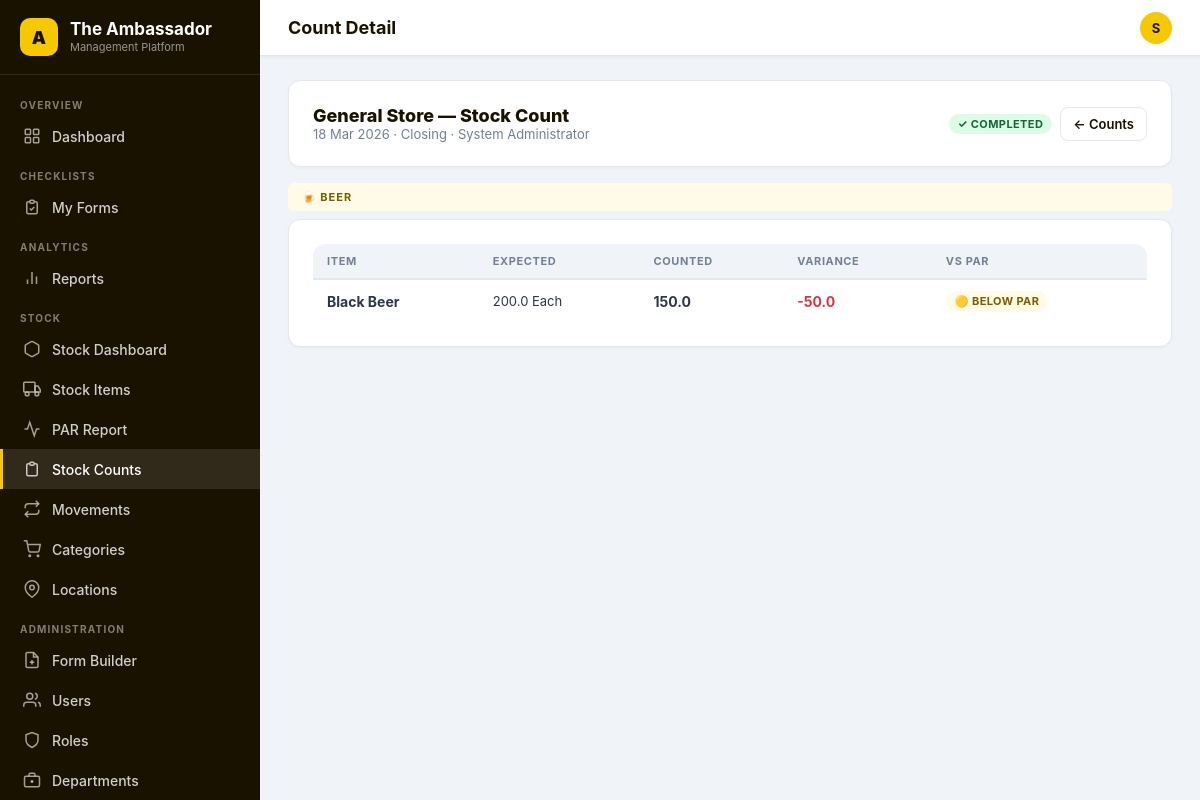
Page /stock/counts/1/ (signed in) on the earlier database version.
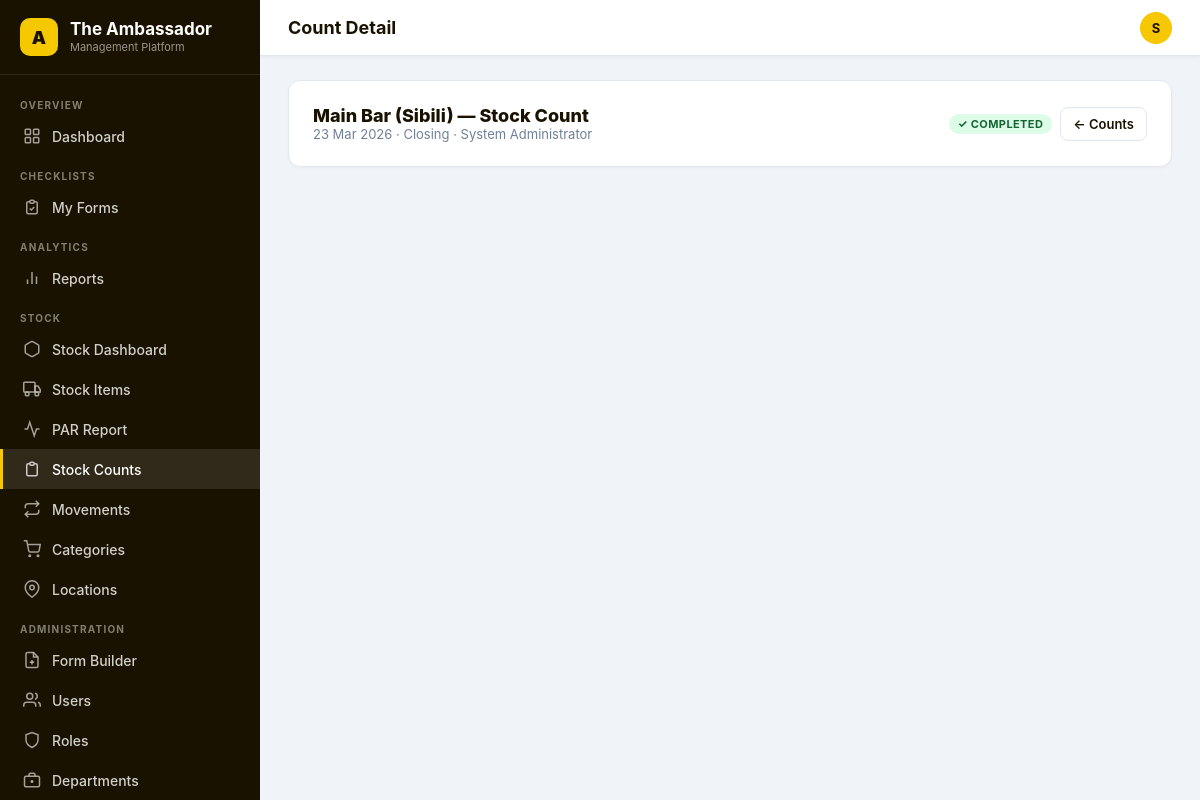
Same page on the later database version.
### stock/models.py (models this page shows, shortened)
class StockCount(models.Model):
    STATUS_DRAFT     = 'draft'
    STATUS_COMPLETED = 'completed'
    STATUS_CHOICES = [
        (STATUS_DRAFT,     'Draft'),
        (STATUS_COMPLETED, 'Completed'),
    ]
    location    = models.ForeignKey(StockLocation, on_delete=models.PROTECT, related_name='counts')
    outlet      = models.ForeignKey(
        'accounts.Outlet', on_delete=models.SET_NULL, null=True, blank=True,
        related_name='stock_counts'
    )
    department  = models.ForeignKey(
        'accounts.Department', on_delete=models.SET_NULL, null=True, blank=True,
        related_name='stock_counts'
    )
    count_date  = models.DateField(default=timezone.now)
    shift       = models.CharField(max_length=10, choices=[('opening','Opening'),('closing','Closing'),('mid','Mid-shift')], default='closing')
    status      = models.CharField(max_length=20, choices=STATUS_CHOICES, default=STATUS_DRAFT)
    conducted_by = models.ForeignKey(settings.AUTH_USER_MODEL, on_delete=models.PROTECT, related_name='stock_counts')
    notes       = models.TextField(blank=True)
    created_at  = models.DateTimeField(auto_now_add=True)
    completed_at = models.DateTimeField(null=True, blank=True)
    class Meta:
        ordering = ['-count_date', '-created_at']

class StockLocation(models.Model):
    name        = models.CharField(max_length=100)
    outlet      = models.ForeignKey(
        'accounts.Outlet', on_delete=models.CASCADE,
        null=True, blank=True, related_name='stock_locations',
        help_text='Which restaurant this storage location belongs to'
    )
    department  = models.ForeignKey(
        'accounts.Department', on_delete=models.SET_NULL,
        null=True, blank=True, related_name='stock_locations'
    )
    description = models.TextField(blank=True)
    is_active   = models.BooleanField(default=True)
    class Meta:
        ordering = ['outlet__order', 'name']
        unique_together = [['outlet', 'name']]
    def __str__(self):
        if self.outlet:
            return f"{self.name} ({self.outlet.short_name})"
        return self.name

class StockCountLine(models.Model):
    count       = models.ForeignKey(StockCount, on_delete=models.CASCADE, related_name='lines')
    item        = models.ForeignKey(StockItem, on_delete=models.PROTECT, related_name='count_lines')
    expected_qty = models.DecimalField(max_digits=10, decimal_places=2, default=0,
                                       help_text='Stock level expected based on last count + deliveries - usage')
    counted_qty  = models.DecimalField(max_digits=10, decimal_places=2, null=True, blank=True)
    variance     = models.DecimalField(max_digits=10, decimal_places=2, null=True, blank=True,
                                       help_text='counted - expected')
    notes        = models.TextField(blank=True)
    class Meta:
        ordering = ['item__category__name', 'item__name']
        unique_together = ['count', 'item']
    @property
    def variance_status(self):
        if self.variance is None:
            return 'pending'
        if self.variance < -1:
            return 'shortage'
        if self.variance > 1:
            return 'surplus'
        return 'ok'
    @property
    def below_par(self):
        if self.counted_qty is None:
            return False
        return self.counted_qty < self.item.par_level

class StockItem(models.Model):
    UNIT_CHOICES = [
        ('each',    'Each'),
        ('bottle',  'Bottle'),
        ('can',     'Can'),
        ('kg',      'Kilogram (kg)'),
        ('g',       'Gram (g)'),
        ('litre',   'Litre (L)'),
        ('ml',      'Millilitre (ml)'),
        ('case',    'Case'),
        ('box',     'Box'),
        ('bag',     'Bag'),
        ('roll',    'Roll'),
        ('portion', 'Portion'),
    ]
    name            = models.CharField(max_length=200)
    sku             = models.CharField(max_length=50, blank=True)
    outlet          = models.ForeignKey(
        'accounts.Outlet', on_delete=models.CASCADE,
        null=True, blank=True, related_name='stock_items',
        help_text='Which restaurant this item belongs to'
    )
    department      = models.ForeignKey(
        'accounts.Department', on_delete=models.SET_NULL,
        null=True, blank=True, related_name='stock_items',
        help_text='Which department manages this item'
    )
    category        = models.ForeignKey(StockCategory, on_delete=models.PROTECT, related_name='items')
    location        = models.ForeignKey(StockLocation, on_delete=models.SET_NULL, null=True, blank=True, related_name='items')
    unit            = models.CharField(max_length=20, choices=UNIT_CHOICES, default='each')
    unit_cost       = models.DecimalField(max_digits=10, decimal_places=2, default=0)
    par_level       = models.DecimalField(
        max_digits=10, decimal_places=2, default=0,
        help_text='Ideal stock level — what should be on shelf at start of day'
    )
    reorder_point   = models.DecimalField(
        max_digits=10, decimal_places=2, default=0,
        help_text='Trigger reorder when stock falls below this level'
    )
    reorder_qty     = models.DecimalField(
        max_digits=10, decimal_places=2, default=0,
        help_text='Standard quantity to order when reorder is triggered'
    )
    avg_daily_usage = models.DecimalField(
        max_digits=10, decimal_places=2, default=0,
        help_text='Auto-calculated average daily usage from stock counts'
    )
    par_coverage_days = models.PositiveIntegerField(
        default=3,
        help_text='How many days of stock PAR should cover (e.g. 3 = 3-day buffer)'
    )
    current_stock   = models.DecimalField(max_digits=10, decimal_places=2, default=0)
    is_active       = models.BooleanField(default=True)
    notes           = models.TextField(blank=True)
    created_at      = models.DateTimeField(auto_now_add=True)
    updated_at      = models.DateTimeField(auto_now=True)
    class Meta:
        ordering = ['category', 'name']

class StockCategory(models.Model):
    CATEGORY_ICONS = {
        'beer':       '🍺',
        'spirits':    '🥃',
        'wine':       '🍷',
        'soft_drink': '🥤',
        'juice':      '🧃',
        'dairy':      '🥛',
        'meat':       '🥩',
        'seafood':    '🦐',
        'produce':    '🥦',
        'dry_goods':  '🌾',
        'sauces':     '🫙',
        'cleaning':   '🧹',
        'packaging':  '📦',
        'other':      '📋',
    }
    name        = models.CharField(max_length=100, unique=True)
    code        = models.CharField(max_length=20, unique=True)
    description = models.TextField(blank=True)
    is_active   = models.BooleanField(default=True)
    class Meta:
        ordering = ['name']
        verbose_name_plural = 'Stock Categories'
    @property
    def emoji(self):
        return self.CATEGORY_ICONS.get(self.code, '📋')

### accounts/models.py (models this page shows, shortened)
class User(AbstractUser):
    custom_role = models.ForeignKey(
        Role, on_delete=models.SET_NULL, null=True, blank=True,
        related_name='users', verbose_name='Role'
    )
    outlet = models.ForeignKey(
        Outlet, on_delete=models.SET_NULL, null=True, blank=True,
        related_name='users', verbose_name='Outlet',
        help_text='Which restaurant this user belongs to'
    )
    department = models.ForeignKey(
        Department, on_delete=models.SET_NULL, null=True, blank=True,
        related_name='users', verbose_name='Department'
    )
    phone  = models.CharField(max_length=20, blank=True)
    avatar = models.ImageField(upload_to='avatars/', blank=True, null=True)
    class Meta:
        verbose_name = 'User'
        verbose_name_plural = 'Users'
    @property
    def role_name(self):
        if self.is_superuser:
            return 'System Admin'
        return self.custom_role.name if self.custom_role else 'No Role'
    @property
    def is_admin(self):
        if self.is_superuser: return True
        return self.custom_role.is_system_admin if self.custom_role else False
    @property
    def can_fill_forms(self):
        if self.is_admin: return True
        return self.custom_role.can_fill_forms if self.custom_role else False
    @property
    def can_view_reports(self):
        if self.is_admin: return True
        return self.custom_role.can_view_reports if self.custom_role else False
    @property
    def can_manage_forms(self):
        if self.is_admin: return True
        return self.custom_role.can_manage_forms if self.custom_role else False
    @property
    def can_manage_users(self):
        if self.is_admin: return True
        return self.custom_role.can_manage_users if self.custom_role else False
    @property
    def can_access_stock(self):
        if self.is_admin: return True
        return self.custom_role.can_access_stock if self.custom_role else False
    @property
    def can_manage_stock(self):
        if self.is_admin: return True
        return self.custom_role.can_manage_stock if self.custom_role else False
    @property
    def display_name(self):
        return self.get_full_name() or self.username

class Outlet(models.Model):
    name        = models.CharField(max_length=100, unique=True)
    code        = models.CharField(max_length=20, unique=True)
    address     = models.TextField(blank=True)
    phone       = models.CharField(max_length=30, blank=True)
    email       = models.EmailField(blank=True)
    is_active   = models.BooleanField(default=True)
    order       = models.PositiveIntegerField(default=0)
    OUTLET_ICONS = {
        'sibili':      '🏠',
        'phakalane':   '🌿',
        'seventy_nine':'🔢',
    }
    class Meta:
        ordering = ['order', 'name']
    @property
    def short_name(self):
        return self.name.replace("Rhapsody's ", "").replace("Rhapsodys ", "")

### stock/views.py (the view)
    def wrapper(request, *args, **kwargs):
        if not request.user.is_authenticated:
            return redirect('accounts:login')
        if not request.user.can_access_stock:
            messages.error(request, 'You do not have permission to access Stock Management.')
            return redirect('dashboard:home')
        return fn(request, *args, **kwargs)

### stock/views.py (called while the page is built)
def stock_required(fn):
    def wrapper(request, *args, **kwargs):
        if not request.user.is_authenticated:
            return redirect('accounts:login')
        if not request.user.can_access_stock:
            messages.error(request, 'You do not have permission to access Stock Management.')
            return redirect('dashboard:home')
        return fn(request, *args, **kwargs)
    wrapper.__name__ = fn.__name__
    return wrapper

@login_required
@stock_required
def count_detail(request, pk):
    count = get_object_or_404(StockCount, pk=pk)
    lines = count.lines.select_related('item__category').order_by('item__category__name', 'item__name')
    grouped = {}
    for line in lines:
        cat = line.item.category.name
        grouped.setdefault(cat, []).append(line)
    return render(request, 'stock/count_detail.html', {'count': count, 'grouped': grouped})

### templates/stock/count_detail.html (shortened to what this page needs)
{% extends 'base.html' %}
{% block page_title %}Count Detail{% endblock %}
{% block content %}
<div class="card" style="margin-bottom:16px;">
  <div class="flex-between">
    <div>
      <h2 style="font-size:18px;font-weight:800;color:#1a1200;">{{ count.location }} — Stock Count</h2>
      <p class="text-sm text-muted">{{ count.count_date|date:"d M Y" }} · {{ count.get_shift_display }} · {{ count.conducted_by.display_name }}</p>
    </div>
    <div class="flex gap-2">
      <span class="badge badge-success" style="align-self:center;">✓ Completed</span>
      <a href="{% url 'stock:count_list' %}" class="btn btn-outline btn-sm">← Counts</a>
    </div>
  </div>
</div>
{% for cat, lines in grouped.items %}
<div class="section-header">{{ lines.0.item.category.emoji }} {{ cat }}</div>
<div class="card" style="margin-bottom:12px;">
  <div class="table-wrap">
  <table class="table">
    <thead><tr><th>Item</th><th>Expected</th><th>Counted</th><th>Variance</th><th>vs PAR</th></tr></thead>
    <tbody>
    {% for line in lines %}
    <tr class="{% if line.variance_status == 'shortage' %}flagged-row{% endif %}">
      <td><strong>{{ line.item.name }}</strong></td>
      <td class="text-sm">{{ line.expected_qty|floatformat:1 }} {{ line.item.get_unit_display }}</td>
      <td style="font-weight:700;">{{ line.counted_qty|floatformat:1|default:"—" }}</td>
      <td style="font-weight:700;{% if line.variance and line.variance < 0 %}color:var(--danger);{% elif line.variance and line.variance > 0 %}color:var(--success);{% endif %}">
        {% if line.variance %}{% if line.variance > 0 %}+{% endif %}{{ line.variance|floatformat:1 }}{% else %}—{% endif %}
      </td>
      <td>
        {% if line.below_par %}<span class="badge" style="background:#fffbe6;color:#7a5c00;">🟡 Below PAR</span>
        {% elif line.counted_qty is not None %}<span class="badge badge-success">OK</span>
        {% else %}—{% endif %}
      </td>
    </tr>
    {% endfor %}
    </tbody>
  </table>
  </div>
</div>
{% endfor %}
{% endblock %}

Differences in the rows shown:
removed StockCountLine: item.code "🍺", name "BEER", item.name "Black Beer", expected_qty "200.0", item.unit "Each", counted_qty "150.0", variance "-50.0", shows "🟡 BELOW PAR"
changed StockCount "Closing": location "General Store" → "Main Bar (Sibili)"; count_date "18 Mar 2026" → "23 Mar 2026"
